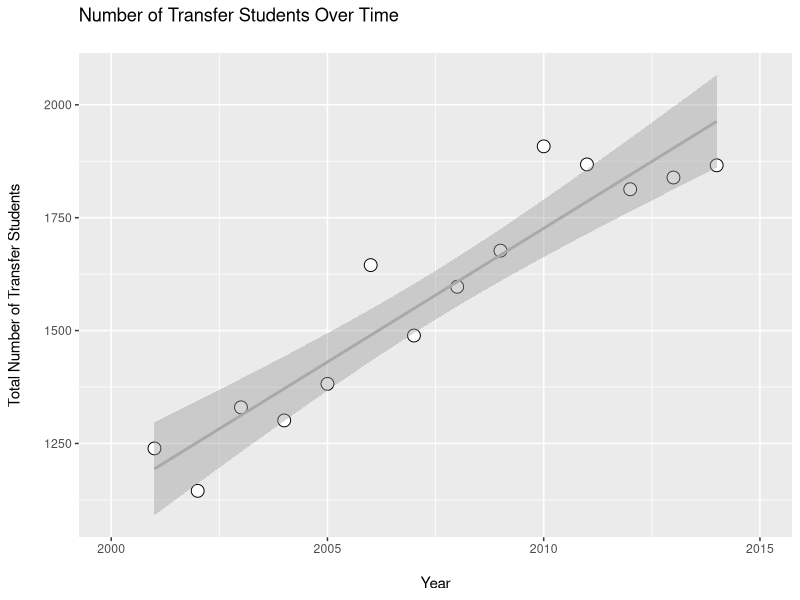

Recreate this plot in R.
## ---- chunk 1
library(ggplot2)
headcount  <- c(1239,1145,1330,1301,1382,1645,1489,1597,1677,1908,1868,1813,1839,1866)
year <- c(2001,2002,2003,2004,2005,2006,2007,2008,2009,2010,2011,2012,2013,2014)
data <- data.frame(year=year, headcount=headcount)
ggplot(data, aes(x=year, y=headcount)) +
        xlim(2000, 2015) +
        geom_point(size=4, shape=21, fill="white") +
        geom_smooth(method='lm', size=1, color="darkgray")+
        ggtitle("Number of Transfer Students Over Time\n") +
        xlab("\nYear") +
        ylab("Total Number of Transfer Students\n")
## ---- chunk 2
library(xtable)
data <- read.csv("top.csv")
table <- xtable(data, row.names=NULL)
print(table, type="html")
